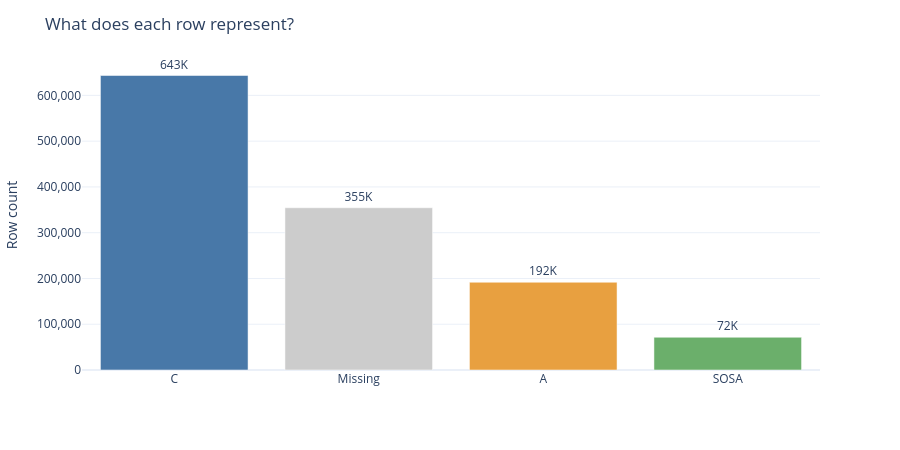

Write notebook code for a chart like this one.
### Code cell
# Instrument type breakdown
import plotly.graph_objects as go
from plotly.subplots import make_subplots

BLUE, RED, ORANGE, GREEN, GRAY = '#4878A8', '#D04040', '#E8A040', '#6BAF6B', '#888888'

inst = con.sql("""
    SELECT COALESCE(instrument_type, 'Missing') AS type, COUNT(*) AS cnt
    FROM contracts GROUP BY type ORDER BY cnt DESC
""").pl()

colors = {'C': BLUE, 'Missing': '#CCCCCC', 'A': ORANGE, 'SOSA': GREEN}
bar_colors = [colors.get(t, GRAY) for t in inst["type"].to_list()]

fig = go.Figure(go.Bar(
    x=inst["type"].to_list(), y=inst["cnt"].to_list(),
    marker_color=bar_colors,
    text=[f'{v/1000:.0f}K' for v in inst["cnt"].to_list()],
    textposition='outside',
    cliponaxis=False
))
fig.update_layout(
    title="What does each row represent?",
    yaxis_title="Row count",
    yaxis_tickformat=',',
    template="plotly_white",
    margin=dict(t=60),
    height=450
)
fig.show()

### Figure 1 — Plotly figure (JSON) as saved in the notebook; plotly's stock layout.template omitted (floating-point values rounded to 4 significant figures)
{"data": [{"cliponaxis": false, "marker": {"color": ["#4878A8", "#CCCCCC", "#E8A040", "#6BAF6B"]}, "text": ["643K", "355K", "192K", "72K"], "textposition": "outside", "type": "bar", "x": ["C", "Missing", "A", "SOSA"], "y": [643475, 354581, 191749, 71524]}], "layout": {"height": 450, "margin": {"t": 60}, "title": {"text": "What does each row represent?"}, "yaxis": {"tickformat": ",", "title": {"text": "Row count"}}}}
